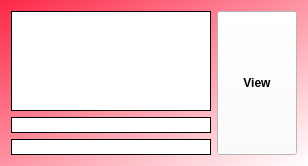
<?xml version="1.0" encoding="UTF-8"?>
<ui version="4.0">
 <class>Form</class>
 <widget class="QWidget" name="Form">
  <property name="geometry">
   <rect>
    <x>0</x>
    <y>0</y>
    <width>299</width>
    <height>156</height>
   </rect>
  </property>
  <property name="windowTitle">
   <string>Training plan</string>
  </property>
  <property name="styleSheet">
   <string notr="true">background: rgb(252, 40, 71);
font: 8pt &quot;Verdana&quot;;
background: qlineargradient(spread:pad, x1:0, y1:0, x2:1, y2:1, stop:0 rgba(252, 40, 71, 255), stop:1 rgba(255, 255, 255, 255));</string>
  </property>
  <layout class="QGridLayout" name="gridLayout">
   <item row="2" column="0">
    <widget class="QLabel" name="subtitle">
     <property name="styleSheet">
      <string notr="true">background: white;</string>
     </property>
     <property name="frameShape">
      <enum>QFrame::Box</enum>
     </property>
     <property name="text">
      <string/>
     </property>
    </widget>
   </item>
   <item row="0" column="1" rowspan="3">
    <widget class="QPushButton" name="pushButton">
     <property name="sizePolicy">
      <sizepolicy hsizetype="Minimum" vsizetype="Expanding">
       <horstretch>0</horstretch>
       <verstretch>0</verstretch>
      </sizepolicy>
     </property>
     <property name="styleSheet">
      <string notr="true">background: white;font-weight: bold;</string>
     </property>
     <property name="text">
      <string>View</string>
     </property>
    </widget>
   </item>
   <item row="1" column="0">
    <widget class="QLabel" name="title">
     <property name="styleSheet">
      <string notr="true">background: white;</string>
     </property>
     <property name="frameShape">
      <enum>QFrame::Box</enum>
     </property>
     <property name="text">
      <string/>
     </property>
    </widget>
   </item>
   <item row="0" column="0">
    <widget class="QLabel" name="image">
     <property name="minimumSize">
      <size>
       <width>200</width>
       <height>100</height>
      </size>
     </property>
     <property name="styleSheet">
      <string notr="true">background: white;</string>
     </property>
     <property name="frameShape">
      <enum>QFrame::Box</enum>
     </property>
     <property name="text">
      <string/>
     </property>
    </widget>
   </item>
  </layout>
 </widget>
 <resources/>
 <connections/>
</ui>
